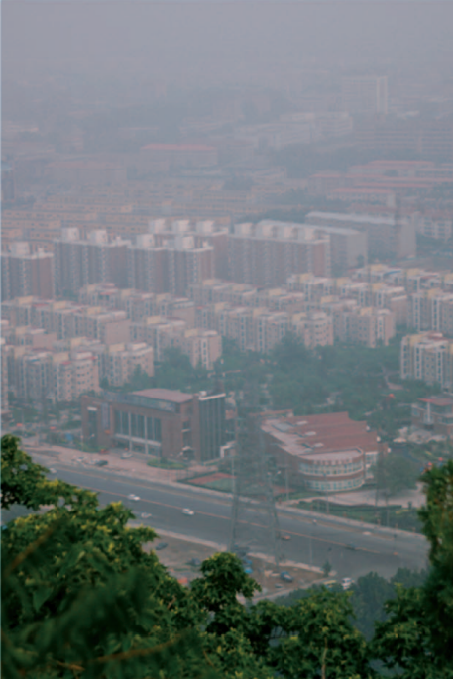
#> input picture code/Single-Image-Dehazing-Python-master/Images/city_fog.png, 453 x 679 px, found by its file name
$ python test.py
#> lines starting #> are read from the running program, lines starting #| are printed output that depends on the picture
#> in deHaze, `Y = np.zeros(m.shape)`: Y: shape (679, 453, 3) float64; every value is 0
import os.path
import cv2
import numpy as np

img_path = os.path.dirname(os.path.dirname(os.path.abspath('test.py'))) + '\\images\\'
img_city = img_path + 'city_fog.png';


def zmMinFilterGray(src, r=7):
    '''最小值滤波，r是滤波器半径'''
#> called with r = 7
    return cv2.erode(src, np.ones((2 * r + 1, 2 * r + 1)))


def guidedfilter(I, p, r, eps):
#> called with r = 81, eps = 0.001
    height, width = I.shape
#> height = 679; width = 453
    m_I = cv2.boxFilter(I, -1, (r, r))
    m_p = cv2.boxFilter(p, -1, (r, r))
    m_Ip = cv2.boxFilter(I * p, -1, (r, r))
    cov_Ip = m_Ip - m_I * m_p

    m_II = cv2.boxFilter(I * I, -1, (r, r))
    var_I = m_II - m_I * m_I
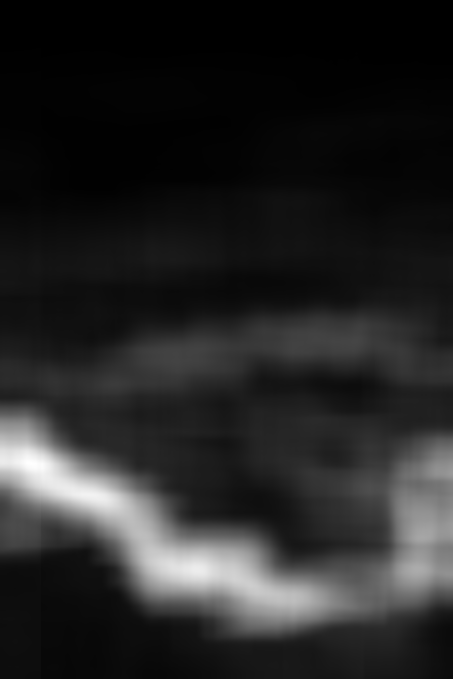
#> var_I: shape (679, 453) float64; min 9.26e-06, max 0.0305, mean 0.00449; drawn with min black and max white

    a = cov_Ip / (var_I + eps)
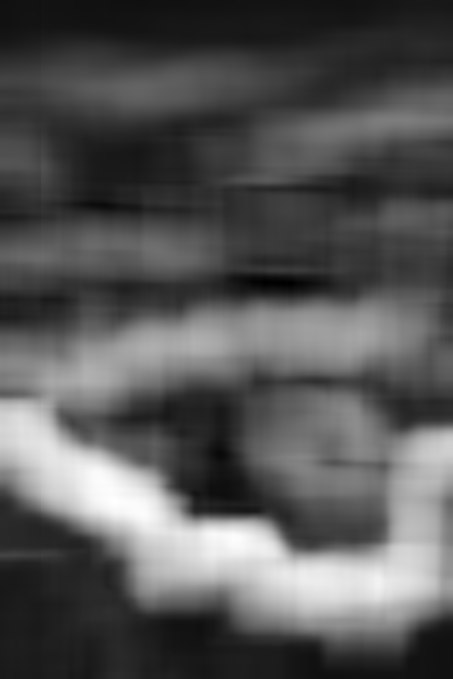
#> a: shape (679, 453) float64; min -0.055, max 0.832, mean 0.244; drawn with min black and max white
    b = m_p - a * m_I

    m_a = cv2.boxFilter(a, -1, (r, r))
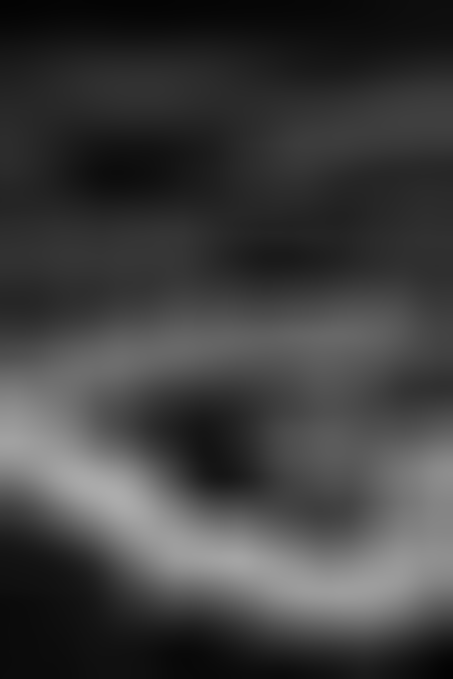
#> m_a: shape (679, 453) float64; min 0.0119, max 0.677, mean 0.244
    m_b = cv2.boxFilter(b, -1, (r, r))
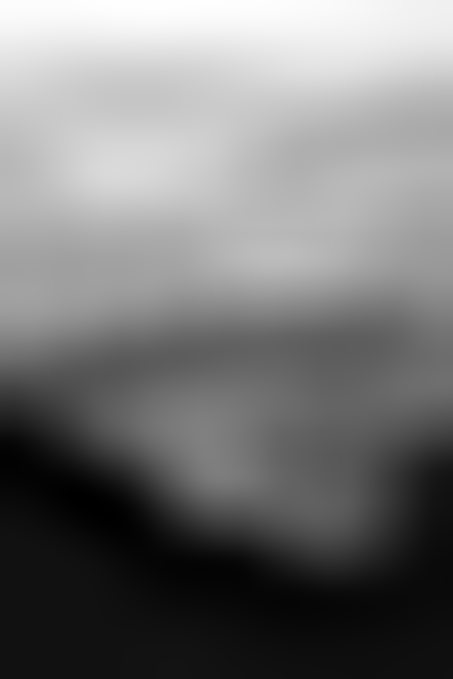
#> m_b: shape (679, 453) float64; min -0.0395, max 0.593, mean 0.258; drawn with min black and max white
    return m_a * I + m_b
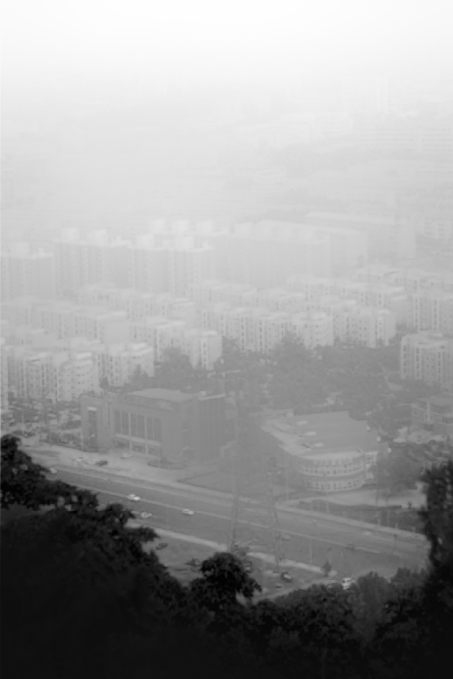
#> returned value: shape (679, 453) float64; min -0.0328, max 0.605, mean 0.355; drawn with min black and max white


def Defog(m, r, eps, w, maxV1):  # 输入rgb图像，值范围[0,1]
    '''计算大气遮罩图像V1和光照值A, V1 = 1-t/A'''
    V1 = np.min(m, 2)  # 得到暗通道图像
    Dark_Channel = zmMinFilterGray(V1, 7)
    cv2.imshow(img_city, Dark_Channel)  # 查看暗通道
    cv2.waitKey(0)
    cv2.destroyAllWindows()

    V1 = guidedfilter(V1, Dark_Channel, r, eps)  # 使用引导滤波优化
    bins = 2000
    ht = np.histogram(V1, bins)  # 计算大气光照A
    d = np.cumsum(ht[0]) / float(V1.size)
#> d = 2000 values from 3.25e-06 to 1
    for lmax in range(bins - 1, 0, -1):
        if d[lmax] <= 0.999:
            break
    A = np.mean(m, 2)[V1 >= ht[1][lmax]].max()
#> A = 0.654
    V1 = np.minimum(V1 * w, maxV1)  # 对值范围进行限制
    return V1, A


def deHaze(m, r=81, eps=0.001, w=0.95, maxV1=0.80, bGamma=False):
    Y = np.zeros(m.shape)
    Mask_img, A = Defog(m, r, eps, w, maxV1)  # 得到遮罩图像和大气光照
#> A = 0.654

    for k in range(3):
        Y[:, :, k] = (m[:, :, k] - Mask_img) / (1 - Mask_img / A)  # 颜色校正
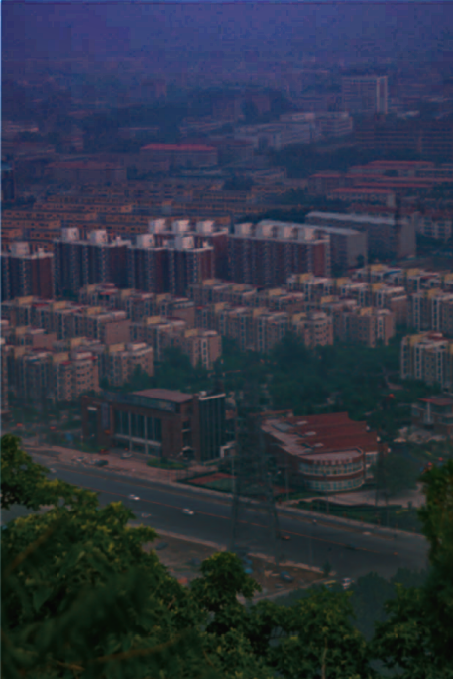
#> Y: shape (679, 453, 3) float64; mean B, G, R 0.387, 0.301, 0.255; drawn with min black and max white
    Y = np.clip(Y, 0, 1)
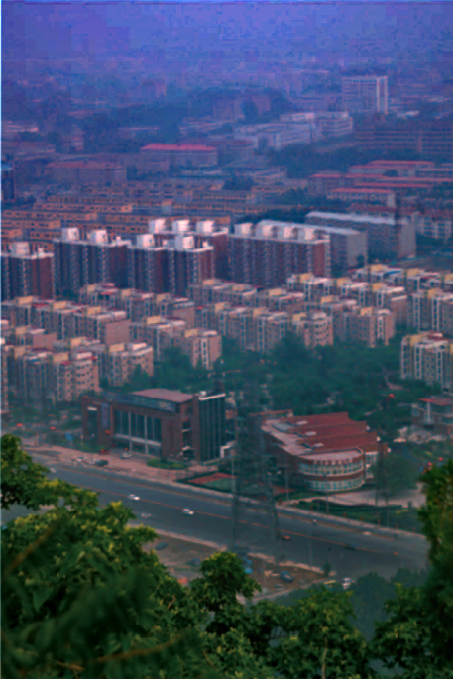
#> Y: shape (679, 453, 3) float64; mean B, G, R 0.387, 0.301, 0.255
    if bGamma:
        Y = Y ** (np.log(0.5) / np.log(Y.mean()))  # gamma校正,默认不进行该操作
    return Y


if __name__ == '__main__':
    m = deHaze(cv2.imread(img_city) / 255.0) * 255
    cv2.imwrite(img_city, m)
